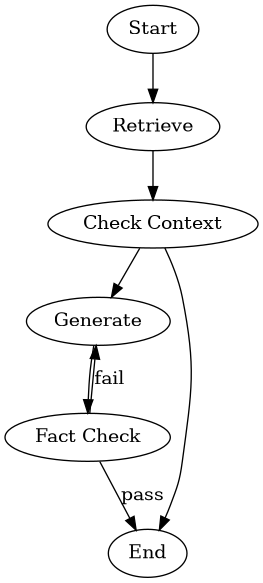

Python code for this plot:
// LangGraph Visualization
digraph {
	rankdir=TB
	Start [label=Start shape=oval]
	retrieve [label=Retrieve]
	check_context [label="Check Context"]
	generate [label=Generate]
	fact_check [label="Fact Check"]
	End [label=End shape=oval]
	Start -> retrieve
	retrieve -> check_context
	check_context -> generate
	check_context -> End
	generate -> fact_check
	fact_check -> End [label=pass]
	fact_check -> generate [label=fail]
}
